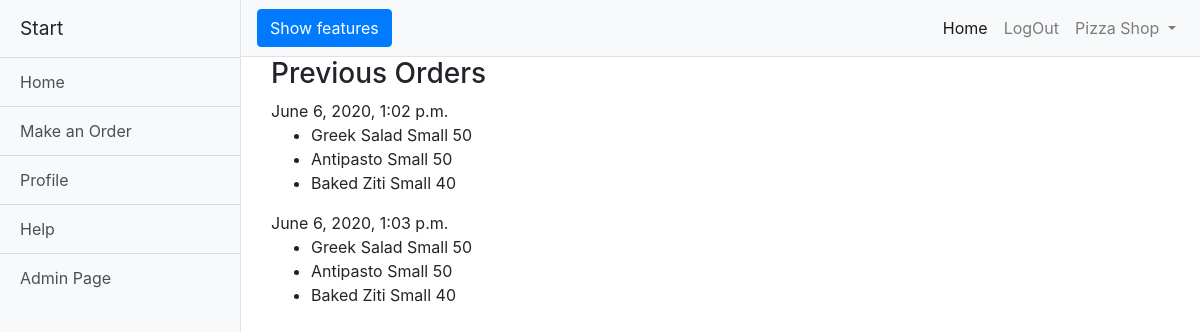
The page /profile/ (signed in) on the database as committed earlier.
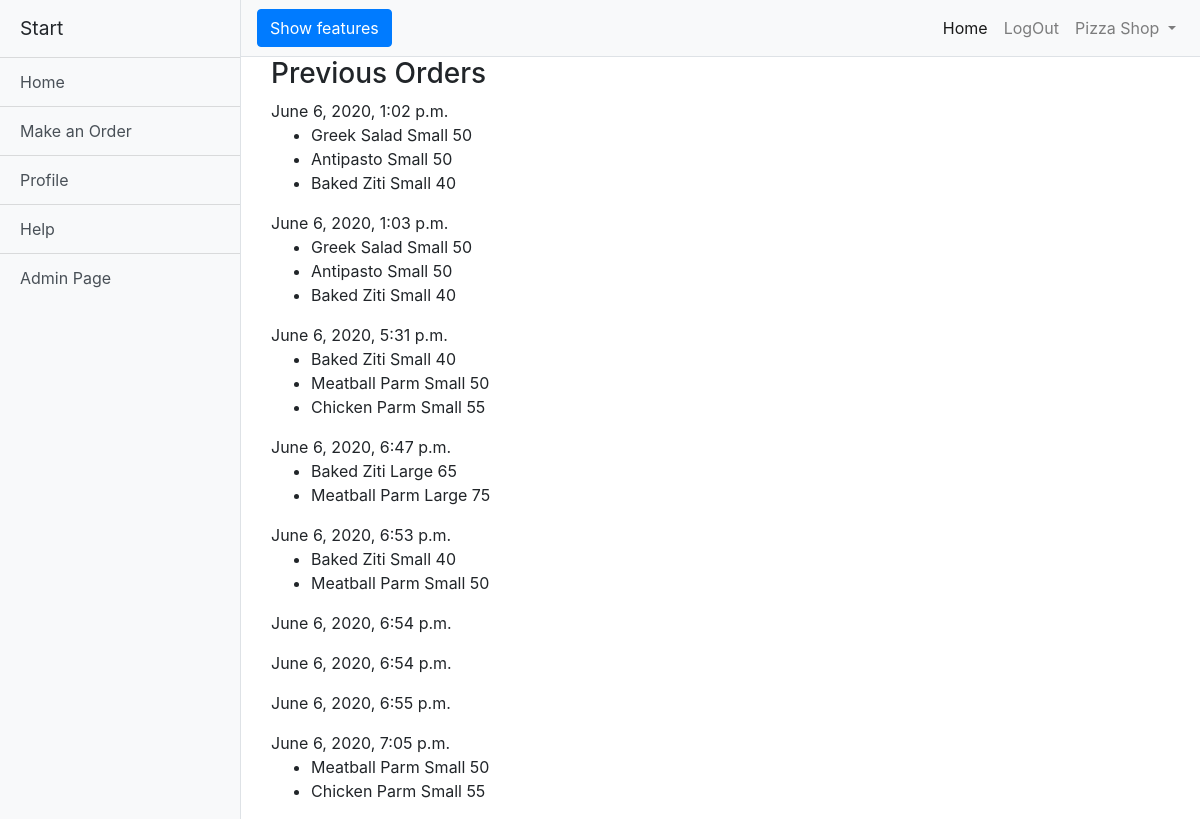
The same page on the database as committed later.
### orders/models.py (models this page shows, shortened)
class Order(models.Model):
    customer = models.ForeignKey( User, on_delete=models.CASCADE)
    item_id = models.ManyToManyField(Menu)
    item_size = models.CharField( max_length=50, null=True)
    datetime = models.DateTimeField(default=timezone.now)

class Menu(models.Model):
    type_i = models.CharField(max_length=100)
    item = models.CharField(max_length=100)
    price_small = models.IntegerField(null=True)
    price_large = models.IntegerField(null=True)

### orders/views.py (the view)
# urls.py: path("profile/", views.profile, name="profile"),
def profile(request):
    orders_dict = {}
    sizes=[]
    list_order = []
    list_orders = []
    list_item_foreach_order = []
    list_of_items_and_sizes = []
    list_of_all_orders = []
    list_size = Order.objects.filter(customer = request.user).values_list('item_size')
    orders = Order.objects.filter(customer = request.user).all()
    for l_size in list_size:
        sizes.append(ast.literal_eval(l_size[0]))
    for order in orders:
        list_orders.append(order)
    for order in list_orders:
        for item in order.item_id.all():
            list_item_foreach_order.append(item)
        for item_new in list_item_foreach_order:
            list_order.append(item_new)
            list_order.append(sizes[list_orders.index(order)][list_item_foreach_order.index(item)])
            list_of_items_and_sizes.append(list_order)
            list_order = []
        list_item_foreach_order = []
        list_of_all_orders.append(list_of_items_and_sizes)
        list_of_items_and_sizes = []
    for order in list_orders:
        orders_dict[order.datetime] = list_of_all_orders[list_orders.index(order)]
    context ={
        'orders' : orders_dict,
    }
    return render(request, 'profile.html', context)

### orders/templates/profile.html
{% extends 'base.html' %}
{%load static%}
{%block 'nav'%}
          <a href="{% url 'orders:menu'%}" class="list-group-item list-group-item-action bg-light">Make an Order</a>
          <a href="{%url 'orders:profile'%}" class="list-group-item list-group-item-action bg-light">Profile</a>
{%endblock%}
{% block 'login' %}
<li class="nav-item">
    <a class="nav-link" href="{% url 'users:logout' %}">LogOut</a>
</li>
{% endblock  %}
{% block content %}
<div class='container'>
<div class='col-6 col-md-12'>
<h3>Previous Orders</h3>
    {%for key,value in orders.items%}
        {{key}}<br>
        <ul>
        {%for item in value%}
            <li>
                {{item.0.item}}
                {{item.1}}
                {%if item.1 == 'Small'%}
                {{item.0.price_small}}
                {%elif item.1 == 'Large'%}
                {{item.0.price_large}}
                {%endif%}
            </li>
        {%endfor%}
        </ul>
    {%endfor%}
</div>
</div>
{% endblock  %}

Rows that differ between the two databases and show on the page:
now on one of the page's lists (row unchanged): Menu: item "Baked Ziti", price_small "40", price_large "65"
added Order: orders "June 6, 2020, 5:31 p.m."
now on this page (row unchanged): Menu: item "Meatball Parm", item "Small", price_small "50", item "Large", price_large "75"
now on this page (row unchanged): Menu: item "Chicken Parm", item "Small", price_small "55"
added Order: orders "June 6, 2020, 6:47 p.m."
added Order: orders "June 6, 2020, 6:53 p.m."
added Order: orders "June 6, 2020, 6:54 p.m."
added Order: orders "June 6, 2020, 6:54 p.m."
added Order: orders "June 6, 2020, 6:55 p.m."
added Order: orders "June 6, 2020, 7:05 p.m."
